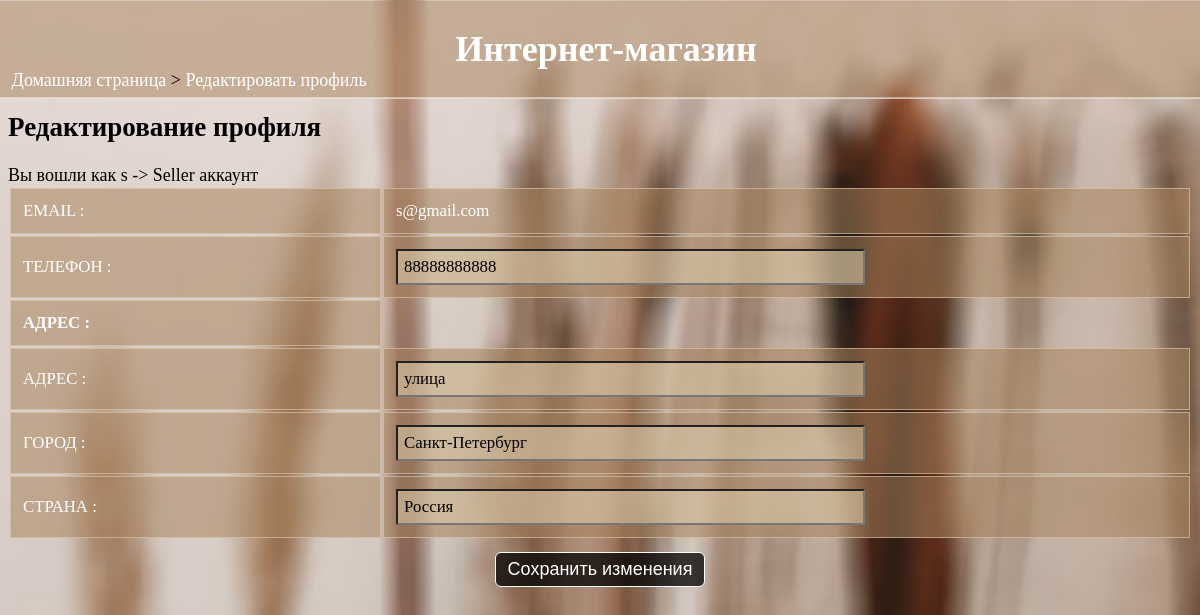
Page /editprofile/ (signed in) on the committed database.
### data/sellers.py (models this page shows, shortened)
class Seller(SqlAlchemyBase, UserMixin):
    __tablename__ = 'sellers'
    sellID = sqlalchemy.Column(sqlalchemy.Integer,
                           primary_key=True, autoincrement=True)
    name = sqlalchemy.Column(sqlalchemy.String)
    email = sqlalchemy.Column(sqlalchemy.String, unique=True)
    phone = sqlalchemy.Column(sqlalchemy.String)
    password = sqlalchemy.Column(sqlalchemy.String)
    address = sqlalchemy.Column(sqlalchemy.String)
    city = sqlalchemy.Column(sqlalchemy.String)
    country = sqlalchemy.Column(sqlalchemy.String)

### shop.py (the view)
@app.route("/editprofile/", methods=["POST", "GET"])
def edit_profile():
    if 'userid' not in session:
        return redirect(url_for('home'))
    if request.method == "POST":
        data = request.form
        update_details(data, session['userid'], session['type'])
        return redirect(url_for('view_profile', id=session['userid']))
    if request.method == "GET":
        userid = session["userid"]
        type = session["type"]
        det, _ = get_details(userid, type)
        det = det[0]
        return render_template("edit_profile.html",
                                type=type,
                                name=det[1],
                                email=det[2],
                                phone=det[3],
                                address=det[4],
                                city=det[5],
                                country=det[6])

### data/db_session.py (called while the page is built)
def create_session() -> Session:
    global __factory
    return __factory()

### shop.py (called while the page is built)
def get_details(userid, type):
    db_sess = db_session.create_session()
    if type == "Customer":
        a = db_sess.query(User).filter(User.custID == userid)[0]
        d = (str(a.custID), a.name, a.email, a.phone, a.address, a.city, a.country)
        a = []
        a.append(d)
        b = []
    elif type == "Seller":
        a = db_sess.query(Seller).filter(Seller.sellID == userid)[0]
        d = (str(a.sellID), a.name, a.email, a.phone, a.address, a.city, a.country)
        a = []
        a.append(d)
        b = db_sess.query(Product.category).filter(Product.sellID == userid).distinct()
        b = [[i[0]] for i in b]
        b = sum(b, [])
    return a, b

### templates/edit_profile.html (shortened to what this page needs)
<html>
<head>
  <link rel="stylesheet" href="{{url_for('static', filename='main.css')}}">
</head>
<body>
  <div class="sticky">
    <h1>Интернет-магазин</h1>
  </div>
  <div class="nav">
    <p><a href="/">Домашняя страница</a> > <a href="">Редактировать профиль</a></p>
  </div>
  <h2>Редактирование профиля</h2>
  Вы вошли как {{name}} -> {{type}} аккаунт
  <form action="" method="POST" onsubmit="return validateForm()">
  <table>
    <tr>
      <td>EMAIL :</td><td>{{email}}</td>
    </tr>
    <tr>
      <td>ТЕЛЕФОН :</td><td><input type="tel" name="phone" value="{{phone}}" id="phone"></td>
    </tr>
    <tr>
      <td><b>АДРЕС :</b></td>
    </tr>
    <tr>
      <td>АДРЕС :</td><td><input type="text" name="address" value="{{address}}" class="address"></td>
    </tr>
    <tr>
      <td>ГОРОД :</td><td><input type="text" name="city" value="{{city}}" class="place"></td>
    </tr>
    <tr>
      <td>СТРАНА :</td><td><input type="text" name="country" value="{{country}}" class="place"></td>
    </tr>
  </table>
  <input type="submit" value="Сохранить изменения" style="display:block; margin-left:auto; margin-right:auto; margin-top:1vw;">
</form>
</body>
</html>

### static/main.css (style rules this page uses)
div.sticky { position: -webkit-sticky; position: sticky; top: 0.2px; margin: -0.7vw; background-color: rgba(167, 130, 93, 0.5); color: white; padding: 0.3vw; font-size: 1.5vw; text-align: center; border-bottom: 1px solid white; font-family: 'Times New Roman'; }
div.sticky h1 { padding-left:1vw; }
body { font-family:'Times New Roman'; font-size: 1.5vw; background-image: url('background2.jpg'); background-size: cover; background-repeat: no-repeat; background-attachment: fixed; color: black; max-width: 100%; overflow-x: hidden; }
div.nav { position: fixed; display: block; top: 5vw; margin:-0.7vw; padding-left:1vw; border:none; overflow: hidden; }
div.nav a { text-decoration: none; color: white; }
input[type=text], input[type=email], input[type=password],input[type=tel], input[type=search], input[type=number],select, textarea { font-family: inherit; background-color: rgba(224, 207, 177, 0.534); width: 60%; font-size: 1.4vw; padding:0.5vw; }
input[type=submit] { cursor: pointer; font-size: 1.5vw; padding: 0.5vw 1vw 0.5vw 1vw; border-radius: 0.5vw; color: white; background-color: rgba(0, 0, 0, 0.747); border: 1px solid white; }
table { width: 100%; font-size: 1.4vw; }
td { border: 1px solid rgba(224, 207, 177, 0.589); padding:1vw; text-align: left; background-color: rgba(167, 130, 93, 0.521); color: white; word-wrap: break-word; }
a { text-decoration: none; color: white; }

### rows in the picture
Seller: email "s@gmail.com", phone "88888888888", address "улица", city "Санкт-Петербург", country "Россия"

### other values in the picture
{{ name }} "s"
{{ type }} "Seller"
